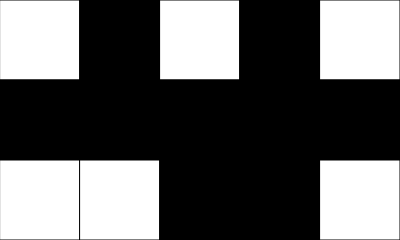
Frame 1 (no input)
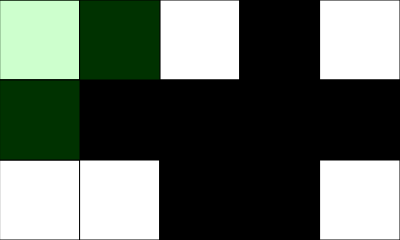
Frame 60 (no input)
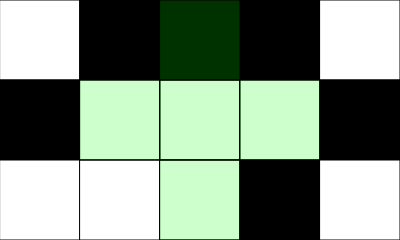
Frame 120 (the mouse pressed at the canvas centre since frame 60)

The p5.js sketch that drew these frames (run headless with seeded random() and noise() and a simulated clock; from frame 60 on, the mouse is pressed at the canvas centre):

// p5.js sketch
// ── sketch.js
// Array Basics
// Ethan MEachem
// 4/3/2025


let grid = 
[[0, 0, 0, 0, 0],
 [0, 0, 0, 0, 0],
 [0, 0, 0, 0, 0]];

 //array for green overlay
 let gridOverlay =
 [[0, 0, 0, 0, 0],
 [0, 0, 0, 0, 0],
 [0, 0, 0, 0, 0]];

let squareSize = 80;
const NUM_ROWS = 3; const NUM_COLS = 5; 

function setup() {
  createCanvas(NUM_COLS*squareSize, NUM_ROWS*squareSize);
  console.log("Make the squares all white or all black!");
  renderGrid();
  gridSetup();
}
//SET GRID TO RANDOM NUMBERS
function gridSetup(){
  for(row = 0; row < NUM_ROWS; row++){
    for(col = 0; col < NUM_COLS; col++){
      grid[row][col] = map(floor(random(2)),0,1,0,255);
    }
  }
}


//find mouse pos
function getCurrentY(){
  let constrainedY = constrain(mouseY,0,height-1);
  return floor(constrainedY/squareSize);
}
function getCurrentX(){
  let constrainedX = constrain(mouseX,0,width-1);
  return floor(constrainedX/squareSize);
}

//finds win con, changes colors
function mousePressed(){
  let x = getCurrentX(); 
  let y = getCurrentY();
  //if on canvas
  if(keyIsPressed && keyCode === SHIFT){
    flip(x,y);
  }
  else{
    flip(x,y);
    if(y>0) flip(x,y-1);
    if(y<NUM_ROWS-1) flip(x,y+1);
    if(x<NUM_COLS-1) flip(x+1,y);
    if(x>0) flip(x-1,y);
  }
  if(winCon(grid) === true){
    console.log("YOU WIN!!!!!!!!");
  }
}
//win condition (learned how to use every)
function winCon(grid){
  if(grid.every(row => row.every(num => num === 0))){
    return true;
  }
  else if(grid.every(row => row.every(num => num === 255))){
    return true;
  }
}

function draw() {
  background(220);
  renderGrid();
  renderOverlay();
}


function renderOverlay(){
//displays the overlay
  for(let y = 0; y < NUM_ROWS; y++){
    for(let x = 0; x < NUM_COLS; x++){
      if(gridOverlay[y][x] === 1){
        fill(0,255,0,50);
        rect(x*squareSize, y*squareSize,squareSize);
        gridOverlay[y][x] = 0;
      }
    }
  }
  //updates the overlay
  let gx = getCurrentX();
  let gy = getCurrentY();
  gridOverlay[gy][gx] = 1;
  if(gy>0) gridOverlay[gy-1][gx] = 1;
  if(gy<NUM_ROWS-1)  gridOverlay[gy+1][gx] = 1;
  if(gx<NUM_COLS-1) gridOverlay[gy][gx+1] = 1;
  if(gx>0) gridOverlay[gy][gx-1] = 1; 
    
}

//changes 0 to 255 vise versa
function flip(x,y){
  //take a tile and invert its value
  if(grid[y][x] === 0) grid[y][x] = 255;
  else grid[y][x] = 0;
}

//renders grid(unsurprisingly)
function renderGrid(){
  //interpret the info in the 2d array
  for(let y = 0; y < NUM_ROWS; y++){
    for(let x = 0; x < NUM_COLS; x++){
      let fillColor = grid[y][x];
      fill(fillColor);
      rect(x*squareSize, y*squareSize,squareSize);
    }
  }
}
